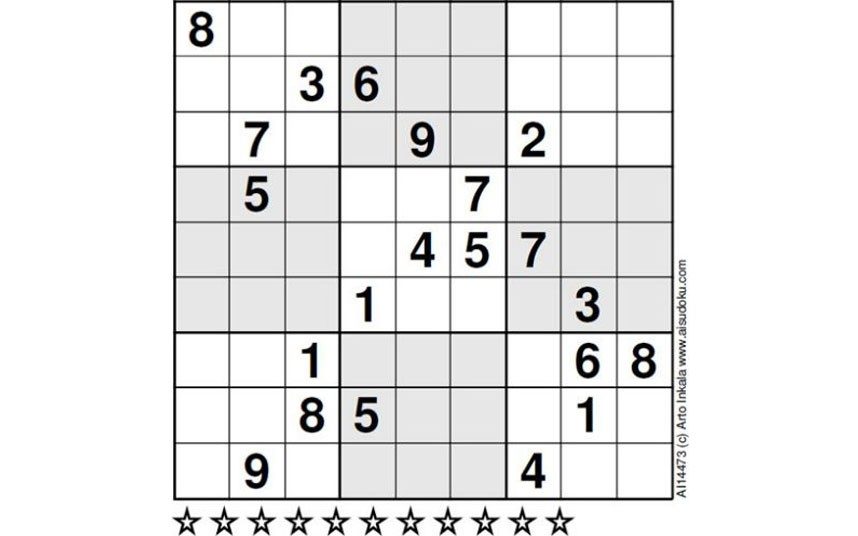
#> input picture sudoku2.jpg, 858 x 536 px
$ jupyter execute --allow-errors Grab.ipynb
#> lines starting #> are read from the running program, lines starting #| are printed output that depends on the picture; after the words box and inside, x2 and y2 are one past the last pixel; in counts of white or black regions, pixels touching at a corner belong together
[cell 1]
import cv2 as cv
import numpy as np
import matplotlib.pyplot as plt
import operator
from math import floor,ceil
import tensorflow as tf
print(tf.__version__)
from keras.models import Sequential
from keras.layers import Dense, Conv2D, Dropout, Flatten, MaxPooling2D
import os
import pytesseract

[cell 2]
def proc_img(img):
    img1 = cv.GaussianBlur(img.copy(), (9, 9), 0)
    img1 = cv.adaptiveThreshold(img1, 255, cv.ADAPTIVE_THRESH_GAUSSIAN_C, cv.THRESH_BINARY, 11, 2)
    img1 = cv.bitwise_not(img1, img1)
    kernel = np.array([[0., 1., 0.], [1., 1., 1.], [0., 1., 0.]], np.uint8)
    img1 = cv.dilate(img1, kernel)
    return img1

img = cv.imread('sudoku2.jpg', cv.IMREAD_GRAYSCALE)
#> img: shape (536, 858); min 0, max 255, mean 233.4
processed = proc_img(img)
#> in proc_img, `img1 = cv.adaptiveThreshold(img1, 255, cv.ADAPTIVE_THRESH_GAUSSIAN_C, ..`:
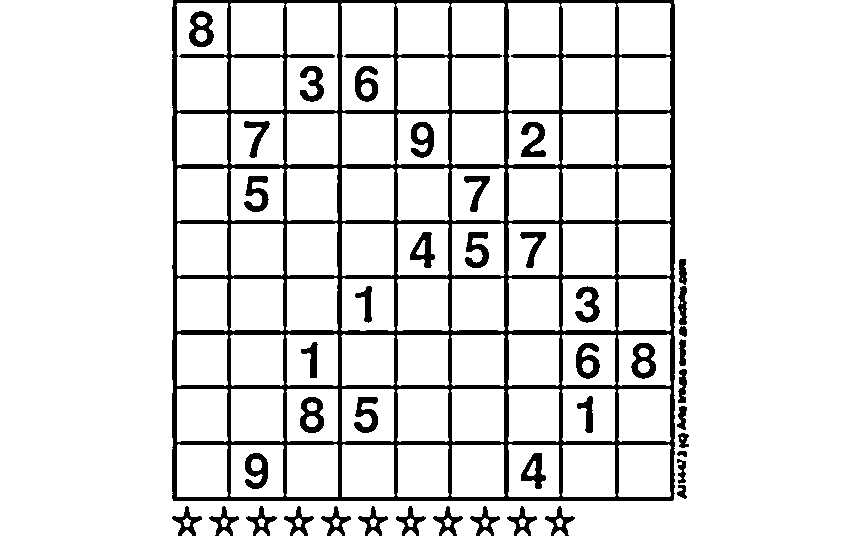
#> img1: shape (536, 858); 88.5% white; 43 black regions, largest, box (x1, y1, x2, y2) and area: (172, 0, 675, 501) 38964, (189, 11, 214, 47) 515, (300, 397, 324, 433) 514
#> in proc_img, `img1 = cv.dilate(img1, kernel)`: img1: shape (536, 858); 16.5% white; 37 white regions, largest, box (x1, y1, x2, y2) and area: (171, 0, 688, 502) 57453, (188, 10, 215, 48) 671, (299, 396, 325, 434) 671
plt.imshow(processed,'gray')

[cell 3]
def show_img(img):
	cv.imshow('image', img)
	cv.waitKey(0)
	cv.destroyAllWindows()

[cell 4]
def display_points(img, points, radius=5, colour=(0, 0, 255)):
    img = img.copy()
    if len(colour) == 3:
        if len(img.shape) == 2:
            img = cv.cvtColor(img, cv.COLOR_GRAY2BGR)
        elif img.shape[2] == 1:
            img = cv.cvtColor(img, cv.COLOR_GRAY2BGR)
    for point in points:
        img = cv.circle(img, tuple(int(x) for x in point), radius, colour, -1)
    show_img(img)

[cell 5]
def grid(img):
    contours, _ = cv.findContours(img.copy(), cv.RETR_EXTERNAL, cv.CHAIN_APPROX_SIMPLE)
    contours = sorted(contours, key=cv.contourArea, reverse=True)
    cnt = contours[0]
    bottom_right, _ = max(enumerate([pt[0][0] + pt[0][1] for pt in cnt]), key=operator.itemgetter(1))
    top_left, _ = min(enumerate([pt[0][0] + pt[0][1] for pt in cnt]), key=operator.itemgetter(1))
    bottom_left, _ = min(enumerate([pt[0][0] - pt[0][1] for pt in cnt]), key=operator.itemgetter(1))
    top_right, _ = max(enumerate([pt[0][0] - pt[0][1] for pt in cnt]), key=operator.itemgetter(1))
    return [cnt[top_left][0], cnt[top_right][0], cnt[bottom_right][0], cnt[bottom_left][0]]

img = cv.imread('sudoku1.png', cv.IMREAD_GRAYSCALE)
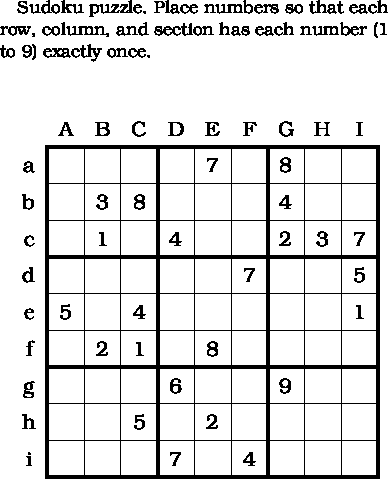
#> input picture sudoku1.png, 388 x 479 px
#> img: shape (479, 388); 88% white; 90 black regions (4 under 20 px), largest, box (x1, y1, x2, y2) and area: (45, 145, 380, 479) 14234, (89, 0, 133, 17) 266, (154, 23, 193, 36) 233
processed = proc_img(img)
#> in proc_img (call 2), `img1 = cv.adaptiveThreshold(img1, 255, cv.ADAPTIVE_THRESH_GAUSSIAN_C, ..`: img1: shape (479, 388); 81.9% white; 79 black regions, largest, box (x1, y1, x2, y2) and area: (44, 144, 381, 479) 10668, (52, 152, 153, 252) 1154, (52, 262, 153, 362) 1154
#> in proc_img (call 2), `img1 = cv.dilate(img1, kernel)`: img1: shape (479, 388); 27.3% white; 64 white regions
corners = grid(processed)
#> in grid, `contours, _ = cv.findContours(img.copy(), cv.RETR_EXTERNAL, cv.CHAIN_A..`: contours = 40 contours; largest, box (x1, y1, x2, y2) and area: (43, 143, 382, 479) 112235, (203, 0, 281, 16) 814, (15, 0, 85, 16) 748, (40, 20, 111, 39) 746, (299, 20, 369, 38) 738
#> in grid, `cnt = contours[0]`: cnt = contour of 14 points, box (x1, y1, x2, y2) (43, 143, 382, 479), area 112235
#> in grid, `bottom_right, _ = max(enumerate([pt[0][0] + pt[0][1] for pt in cnt]), ..`: bottom_right = 5
#> in grid, `top_left, _ = min(enumerate([pt[0][0] + pt[0][1] for pt in cnt]), key=..`: top_left = 0
#> in grid, `bottom_left, _ = min(enumerate([pt[0][0] - pt[0][1] for pt in cnt]), k..`: bottom_left = 4
#> in grid, `top_right, _ = max(enumerate([pt[0][0] - pt[0][1] for pt in cnt]), key..`: top_right = 8
#> corners = [[46, 143], [381, 146], [380, 478], [44, 478]]
print(corners)
#| [array([ 46, 143], dtype=int32), array([381, 146], dtype=int32), array([380, 478], dtype=int32), array([ 44, 478], dtype=int32)]
display_points(processed, corners)
#> in display_points, `img = cv.cvtColor(img, cv.COLOR_GRAY2BGR)`: img: shape (479, 388, 3); 27.3% white; 64 white regions, largest, box (x1, y1, x2, y2) and area: (43, 143, 382, 479) 32501, (203, 0, 281, 16) 871, (15, 0, 85, 16) 805
#> the loop in display_points, `for point in points:` made 4 passes
#> after the loop in display_points, `for point in points:`:
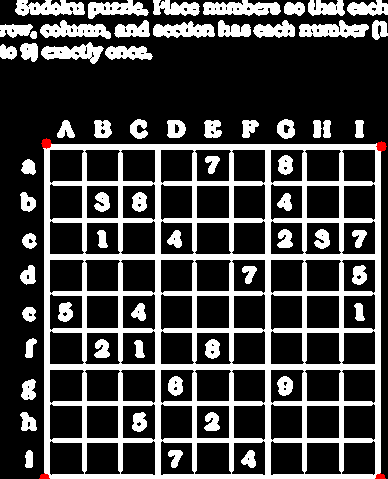
#> img: shape (479, 388, 3); mean B, G, R 69.4, 69.4, 69.8

[cell 6]
def perspect(img,corners):
    rows,cols = img.shape
    h = corners[1][0] - corners[0][0]
    w = corners[2][1] - corners[1][1]
    pts1 = np.float32([corners[0],corners[1],corners[3],corners[2]])
    #pts1 = np.float32([[x,y],[x+w,y],[x,y+h],[x+w,y+h]])
    pts2 = np.float32([[0,0],[w,0],[0,h],[w,h]])
    M = cv.getPerspectiveTransform(pts1,pts2)
    dst = cv.warpPerspective(img,M,(h,w))
    show_img(dst)
    plt.subplot(121),plt.imshow(img,'gray'),plt.title('Input')
    plt.subplot(122),plt.imshow(dst,'gray'),plt.title('Output')
    return dst

img = cv.imread('sudoku1.png', cv.IMREAD_GRAYSCALE)
processed = proc_img(img)
corners = grid(processed)
img_final = perspect(img,corners)
#> in perspect, `h = corners[1][0] - corners[0][0]`: h = 335
#> in perspect, `w = corners[2][1] - corners[1][1]`: w = 332
#> in perspect, `pts1 = np.float32([corners[0],corners[1],corners[3],corners[2]])`: pts1 = [[46, 143], [381, 146], [44, 478], [380, 478]]
#> in perspect, `pts2 = np.float32([[0,0],[w,0],[0,h],[w,h]])`: pts2 = [[0, 0], [332, 0], [0, 335], [332, 335]]
#> in perspect, `M = cv.getPerspectiveTransform(pts1,pts2)`: M = [[0.982, 0.00586, -46.02], [-0.00898, 1, -143], [-2.68e-05, 8.67e-06, 1]]

[cell 7]
plt.imshow(img_final,'gray')

#> (a cell that did not finish here is left out)

[cell 9]
def extract_grid(img):
    row, col = img.shape
    rowp = row/9
    colp = col/9
    imgp = []
    dim = (floor(rowp),floor(colp))
    for i in range(9):
        for j in range(9):
            pts1 = np.float32([[i*1.025*rowp,j*1.025*colp],[(i+1)*0.975*rowp,j*1.025*colp],[i*1.025*rowp,(j+1)*0.975*colp],[(i+1)*0.975*rowp,(j+1)*0.975*colp]])
            pts2 = np.float32([[0,0],[rowp,0],[0,colp],[rowp,colp]])
            M = cv.getPerspectiveTransform(pts1,pts2)
            dst = cv.warpPerspective(img,M,dim)
            imgp.append(dst)
    return imgp

img = cv.imread('sudoku.jpg', cv.IMREAD_GRAYSCALE)
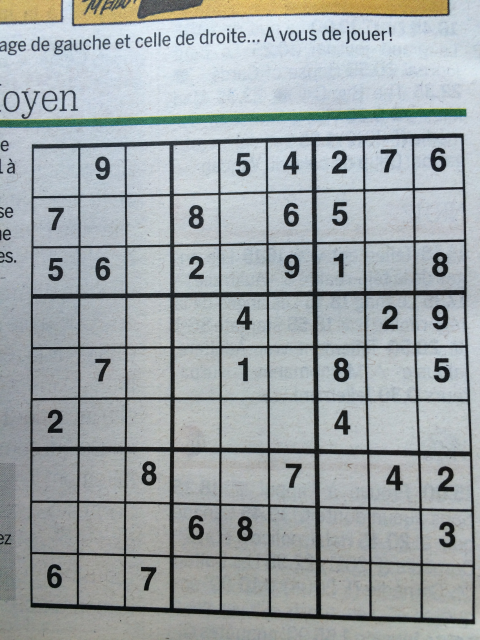
#> input picture sudoku.jpg, 960 x 1280 px (shown at 1/2 size)
#> img: shape (1280, 960); min 1, max 244, mean 164.3
processed = proc_img(img)
#> in proc_img (call 4), `img1 = cv.adaptiveThreshold(img1, 255, cv.ADAPTIVE_THRESH_GAUSSIAN_C, ..`: img1: shape (1280, 960); 83.5% white; 5975 black regions (5574 under 20 px), largest, box (x1, y1, x2, y2) and area: (59, 266, 951, 1249) 107806, (0, 217, 933, 255) 11106, (144, 0, 900, 53) 4185
#> in proc_img (call 4), `img1 = cv.dilate(img1, kernel)`:
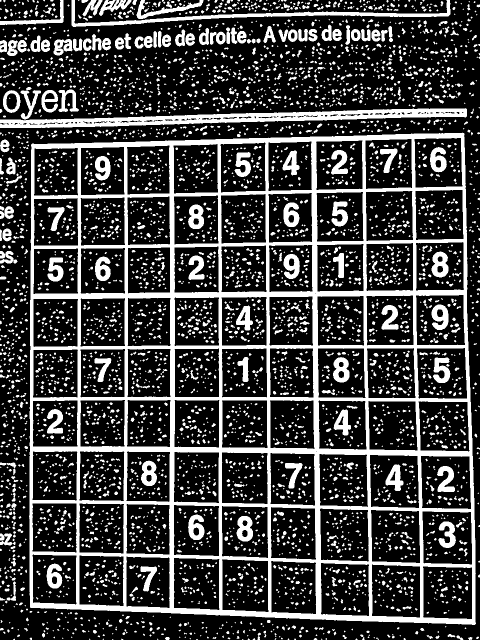
#> img1: shape (1280, 960) (shown at 1/2 size); 25.2% white; 5028 white regions (3173 under 20 px)
corners = grid(processed)
#> in grid (call 3), `contours, _ = cv.findContours(img.copy(), cv.RETR_EXTERNAL, cv.CHAIN_A..`: contours = 1819 contours, 1454 with area under 20; largest, box (x1, y1, x2, y2) and area: (58, 265, 952, 1250) 840025, (0, 216, 934, 256) 15166, (143, 0, 901, 54) 5006, (6, 180, 41, 226) 1204, (273, 0, 407, 38) 1162
#> corners = [[64, 287], [928, 267], [949, 1249], [60, 1214]]
img_final = perspect(img,corners)
#> in perspect (call 2), `h = corners[1][0] - corners[0][0]`: h = 864
#> in perspect (call 2), `w = corners[2][1] - corners[1][1]`: w = 982
#> in perspect (call 2), `pts1 = np.float32([corners[0],corners[1],corners[3],corners[2]])`: pts1 = [[64, 287], [928, 267], [60, 1214], [949, 1249]]
#> in perspect (call 2), `pts2 = np.float32([[0,0],[w,0],[0,h],[w,h]])`: pts2 = [[0, 0], [982, 0], [0, 864], [982, 864]]
#> in perspect (call 2), `M = cv.getPerspectiveTransform(pts1,pts2)`: M = [[1.22, 0.00526, -79.51], [0.0225, 0.97, -279.9], [6.9e-05, 3.04e-05, 1]]
#> in perspect (call 2), `dst = cv.warpPerspective(img,M,(h,w))`:
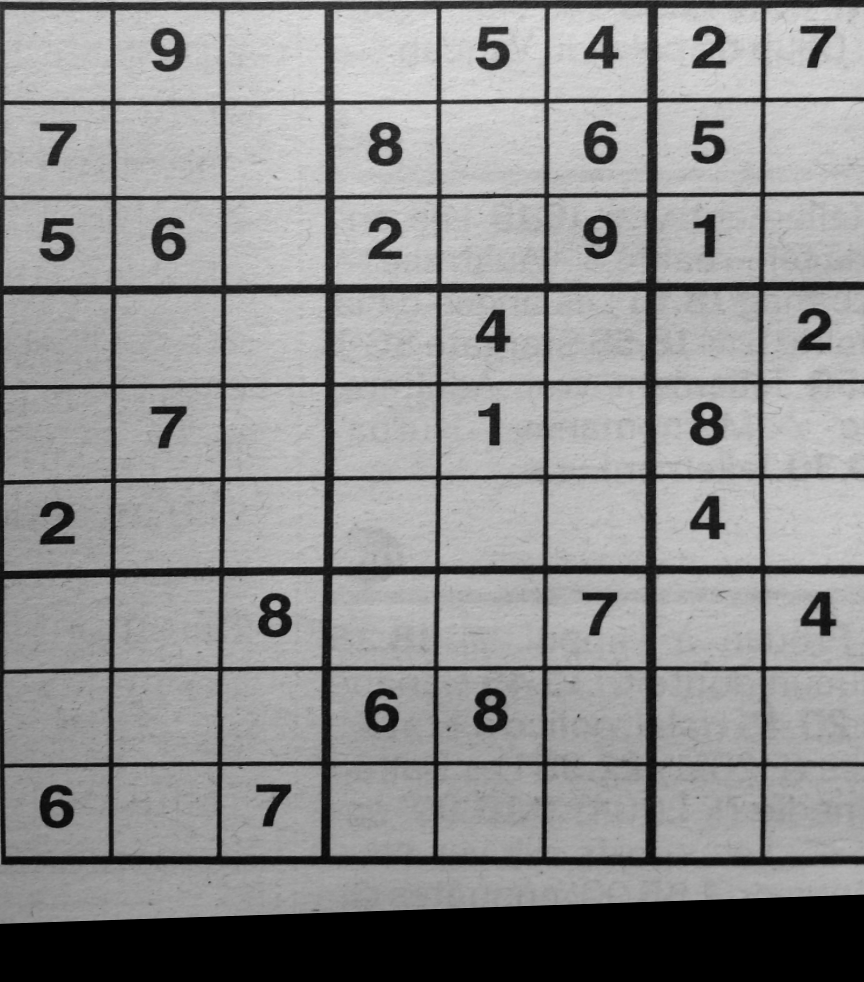
#> dst: shape (982, 864); min 0, max 226, mean 144.5
imgp = extract_grid(img_final)
#> after the loop in extract_grid, `for i in range(9):`: imgp = 81 items
#> imgp = 81 items

[cell 10]
plt.imshow(imgp[8],'gray')
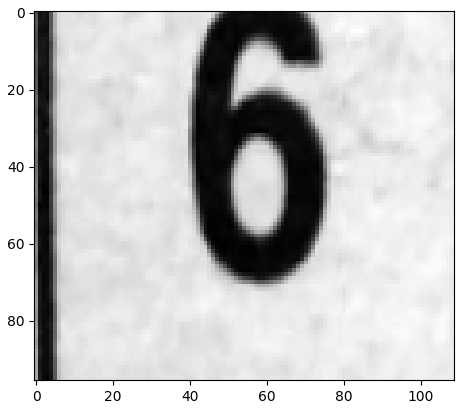
#> figure drawn by matplotlib, 1 panel

[cell 11]
#imgray = cv.cvtColor(imgp[10], cv.COLOR_BGR2GRAY)
#thresh = cv.adaptiveThreshold(imgp[10],255,cv.ADAPTIVE_THRESH_GAUSSIAN_C,cv.THRESH_BINARY,11,2)
contours, hierarchy = cv.findContours(imgp[8], cv.RETR_TREE, cv.CHAIN_APPROX_SIMPLE)
#> contours = [[[0, 0], [0, 95], [108, 95], [108, 0]]]
temp = cv.drawContours(imgp[8].copy(), contours, 0, (0,255,0), 3)
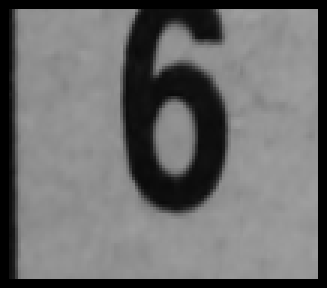
#> temp: shape (96, 109) (shown 3 times larger); min 0, max 160, mean 108.1
plt.imshow(temp,'gray')
print(len(contours))
#| 1

[cell 12]
def load_ocr_data(path):
    # get a list of all the images
    imlist = [os.path.join(path,f) for f in os.listdir(path)]
    # create labels
    labels = [int(imfile.split('/')[-1][0]) for imfile in imlist]

    # create features from the images
    features = []
    for imname in imlist:
        '''im = array(Image.open(imname).convert('L'))
        features.append(compute_feature(im))'''
        im = cv.imread(imname,cv.IMREAD_GRAYSCALE)
        im = cv.medianBlur(im.copy(), 5)
        #im = cv.adaptiveThreshold(im, 255, cv.ADAPTIVE_THRESH_GAUSSIAN_C, cv.THRESH_BINARY, 11, 2)
        #im = cv.bitwise_not(im, im)
        features.append(im)
    return features,labels

[cell 13]
features,labels = load_ocr_data('ocr_data/training/')
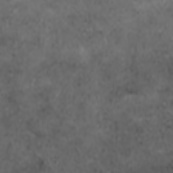
#> input picture ocr_data/training/0_1375.jpg, 173 x 173 px
#> in load_ocr_data, im is the input picture: shape (173, 173); min 88, max 130, mean 109.7
#> features = 3 items; labels = [0, 0, 0]
features = np.asarray(features)
labels = np.asarray(labels)
print(labels)
#| [0 0 0]

[cell 14]
print(features[0].shape)
#| (173, 173)
print(features[1])
#> (printed output is left out)
x_train = []
for f in features:
    resized = cv.resize(f, (80,80), interpolation = cv.INTER_AREA)
    x_train.append(resized)
#> this loop made 3 passes
#> after the loop, x_train = 3 items


x_train = np.asarray(x_train)

x_train = x_train.reshape(x_train.shape[0], 80, 80, 1)

# [5 lines of commented-out code are left out]
x_train = x_train.astype('float32')
#x_test = x_test.astype('float32')
# Normalizing the RGB codes by dividing it to the max RGB value.
x_train /= 255
#x_test /= 255

#> (a cell that did not finish here is left out)

#> (a cell that did not finish here is left out)

[cell 17]
temp = np.asarray(imgp)
#print(temp[3].shape)
temp1 = cv.medianBlur(temp[8].copy(), 3)
#temp1 = cv.adaptiveThreshold(temp1, 255, cv.ADAPTIVE_THRESH_GAUSSIAN_C, cv.THRESH_BINARY, 11, 2)
#temp1 = cv.bitwise_not(temp1, temp1)
temp1 = cv.resize(temp1, (80,80), interpolation = cv.INTER_AREA)
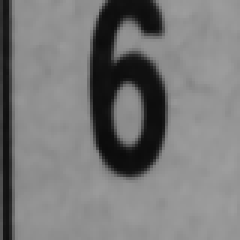
#> temp1: shape (80, 80) (shown 3 times larger); min 11, max 157, mean 120.9
plt.imshow(temp1,'gray')
print(temp1.shape)
#| (80, 80)
temp1 = temp1.reshape(1,80,80, 1)
temp1 = temp1.astype('float32')
temp1 /= 255
#> (the rest of this cell did not finish here and is left out)

#> (a cell that did not finish here is left out)
